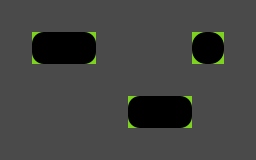

Tiled map render using the project's own tile images. Description and the whole map definition, tile-layer contents included, below:
An orthogonal 8x5 tile map with 32x32 px tiles, 4 tile layers (grid, walls, zonemap, blockrounded) and 8 objects (4x goal, player, cloner, enemy, slide).

<map version="1.0" orientation="orthogonal" width="8" height="5" tilewidth="32" tileheight="32">
 <properties>
  <property name="_mode" value="" />
  <property name="_title" value="test" />
  <property name="_zone" value="" />
 </properties>
 <tileset firstgid="1" name="cells" tilewidth="32" tileheight="32">
  <image source="../cells.png" trans="ff00ff" width="128" height="384" />
 </tileset>
 <layer name="grid" width="8" height="5">
  <data>
   <tile gid="1" />
   <tile gid="1" />
   <tile gid="1" />
   <tile gid="1" />
   <tile gid="1" />
   <tile gid="1" />
   <tile gid="1" />
   <tile gid="1" />
   <tile gid="1" />
   <tile gid="16" />
   <tile gid="16" />
   <tile gid="1" />
   <tile gid="1" />
   <tile gid="1" />
   <tile gid="16" />
   <tile gid="1" />
   <tile gid="1" />
   <tile gid="1" />
   <tile gid="1" />
   <tile gid="1" />
   <tile gid="1" />
   <tile gid="1" />
   <tile gid="1" />
   <tile gid="1" />
   <tile gid="1" />
   <tile gid="1" />
   <tile gid="1" />
   <tile gid="1" />
   <tile gid="16" />
   <tile gid="16" />
   <tile gid="1" />
   <tile gid="1" />
   <tile gid="1" />
   <tile gid="1" />
   <tile gid="1" />
   <tile gid="1" />
   <tile gid="1" />
   <tile gid="1" />
   <tile gid="1" />
   <tile gid="1" />
  </data>
 </layer>
 <layer name="walls" width="8" height="5">
  <data>
   <tile gid="0" />
   <tile gid="0" />
   <tile gid="0" />
   <tile gid="0" />
   <tile gid="0" />
   <tile gid="0" />
   <tile gid="0" />
   <tile gid="0" />
   <tile gid="0" />
   <tile gid="0" />
   <tile gid="0" />
   <tile gid="0" />
   <tile gid="0" />
   <tile gid="0" />
   <tile gid="0" />
   <tile gid="0" />
   <tile gid="0" />
   <tile gid="0" />
   <tile gid="0" />
   <tile gid="0" />
   <tile gid="0" />
   <tile gid="0" />
   <tile gid="0" />
   <tile gid="0" />
   <tile gid="0" />
   <tile gid="0" />
   <tile gid="0" />
   <tile gid="0" />
   <tile gid="0" />
   <tile gid="0" />
   <tile gid="0" />
   <tile gid="0" />
   <tile gid="0" />
   <tile gid="0" />
   <tile gid="0" />
   <tile gid="0" />
   <tile gid="0" />
   <tile gid="0" />
   <tile gid="0" />
   <tile gid="0" />
  </data>
 </layer>
 <layer name="zonemap" width="8" height="5">
  <data>
   <tile gid="0" />
   <tile gid="0" />
   <tile gid="0" />
   <tile gid="0" />
   <tile gid="0" />
   <tile gid="0" />
   <tile gid="0" />
   <tile gid="0" />
   <tile gid="0" />
   <tile gid="0" />
   <tile gid="0" />
   <tile gid="0" />
   <tile gid="0" />
   <tile gid="0" />
   <tile gid="0" />
   <tile gid="0" />
   <tile gid="0" />
   <tile gid="0" />
   <tile gid="0" />
   <tile gid="0" />
   <tile gid="0" />
   <tile gid="0" />
   <tile gid="0" />
   <tile gid="0" />
   <tile gid="0" />
   <tile gid="0" />
   <tile gid="0" />
   <tile gid="0" />
   <tile gid="0" />
   <tile gid="0" />
   <tile gid="0" />
   <tile gid="0" />
   <tile gid="0" />
   <tile gid="0" />
   <tile gid="0" />
   <tile gid="0" />
   <tile gid="0" />
   <tile gid="0" />
   <tile gid="0" />
   <tile gid="0" />
  </data>
 </layer>
 <layer name="blockrounded" width="8" height="5">
  <data>
   <tile gid="0" />
   <tile gid="0" />
   <tile gid="0" />
   <tile gid="0" />
   <tile gid="0" />
   <tile gid="0" />
   <tile gid="0" />
   <tile gid="0" />
   <tile gid="0" />
   <tile gid="31" />
   <tile gid="32" />
   <tile gid="0" />
   <tile gid="0" />
   <tile gid="0" />
   <tile gid="35" />
   <tile gid="0" />
   <tile gid="0" />
   <tile gid="0" />
   <tile gid="0" />
   <tile gid="0" />
   <tile gid="0" />
   <tile gid="0" />
   <tile gid="0" />
   <tile gid="0" />
   <tile gid="0" />
   <tile gid="0" />
   <tile gid="0" />
   <tile gid="0" />
   <tile gid="31" />
   <tile gid="32" />
   <tile gid="0" />
   <tile gid="0" />
   <tile gid="0" />
   <tile gid="0" />
   <tile gid="0" />
   <tile gid="0" />
   <tile gid="0" />
   <tile gid="0" />
   <tile gid="0" />
   <tile gid="0" />
  </data>
 </layer>
 <objectgroup name="players" width="8" height="5">
  <object type="player" x="209" y="112" />
 </objectgroup>
 <objectgroup name="enemies" width="8" height="5">
  <object type="cloner" x="115" y="48" />
  <object type="enemy" x="16" y="110" />
 </objectgroup>
 <objectgroup name="items" width="8" height="5">
  <object type="goal" x="49" y="142" />
  <object type="goal" x="239" y="17" />
  <object type="goal" x="49" y="78" />
  <object type="goal" x="16" y="17" />
 </objectgroup>
 <objectgroup name="powerups" width="8" height="5">
  <object type="slide" x="207" y="79" />
 </objectgroup>
 <objectgroup name="portals" width="8" height="5" />
 <objectgroup name="cells" width="8" height="5" />
</map>
